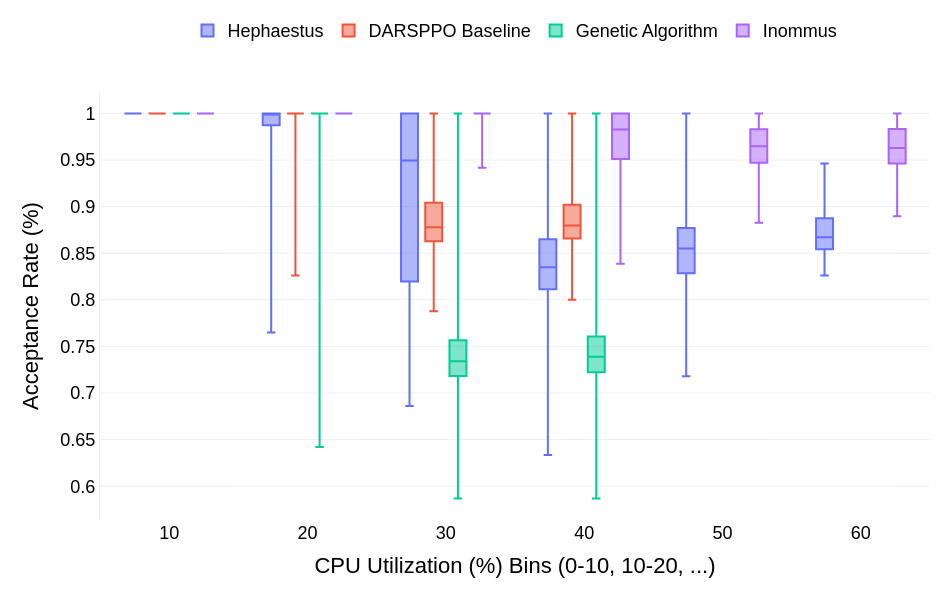

The code cell stored with this chart in its notebook:
### Code cell
# O dicionário de legendas que você já definiu na célula 14
legendas_map = {
    'Kuririn PPO': 'Inommus',
    'DARSPPO': 'DARSPPO Baseline',
    'hephaestus': 'Hephaestus',
    'GA': 'Genetic Algorithm',
}

# Chame a nova função:
metricas = ["latency","acceptance_rate"]

create_binned_boxplot(
    df_full=big_data,
    x_col='cpu_utilization',
    y_col="acceptance_rate",
    alg_col='algorithm',
    legend_map=legendas_map,
    bin_size=10,
    x_multiplier=100.0,  # Converte 0.08 para 8 (para agrupar no bin "10")
    xaxis_title="CPU Utilization (%) Bins (0-10, 10-20, ...)",
    yaxis_title="Acceptance Rate (%)"
)

### Figure 1 — Plotly figure (JSON) as saved in the notebook; plotly's stock layout.template omitted (floating-point values rounded to 4 significant figures; data arrays with more than 128 entries replaced by an {"elided": "..."} marker saying what was removed)
{"data": [{"alignmentgroup": "True", "boxpoints": false, "hovertemplate": "Algorithm=Hephaestus<br>cpu_utilization_bin=%{x}<br>acceptance_rate=%{y}<extra></extra>", "legendgroup": "Hephaestus", "marker": {"color": "#636efa"}, "name": "Hephaestus", "notched": false, "offsetgroup": "Hephaestus", "orientation": "v", "quartilemethod": "exclusive", "showlegend": true, "type": "box", "x": {"elided": "45975 int values"}, "x0": " ", "xaxis": "x", "y": {"elided": "45975 float values"}, "y0": " ", "yaxis": "y"}, {"alignmentgroup": "True", "boxpoints": false, "hovertemplate": "Algorithm=DARSPPO Baseline<br>cpu_utilization_bin=%{x}<br>acceptance_rate=%{y}<extra></extra>", "legendgroup": "DARSPPO Baseline", "marker": {"color": "#EF553B"}, "name": "DARSPPO Baseline", "notched": false, "offsetgroup": "DARSPPO Baseline", "orientation": "v", "quartilemethod": "exclusive", "showlegend": true, "type": "box", "x": {"elided": "22650 int values"}, "x0": " ", "xaxis": "x", "y": {"elided": "22650 float values"}, "y0": " ", "yaxis": "y"}, {"alignmentgroup": "True", "boxpoints": false, "hovertemplate": "Algorithm=Genetic Algorithm<br>cpu_utilization_bin=%{x}<br>acceptance_rate=%{y}<extra></extra>", "legendgroup": "Genetic Algorithm", "marker": {"color": "#00cc96"}, "name": "Genetic Algorithm", "notched": false, "offsetgroup": "Genetic Algorithm", "orientation": "v", "quartilemethod": "exclusive", "showlegend": true, "type": "box", "x": {"elided": "32310 int values"}, "x0": " ", "xaxis": "x", "y": {"elided": "32310 float values"}, "y0": " ", "yaxis": "y"}, {"alignmentgroup": "True", "boxpoints": false, "hovertemplate": "Algorithm=Inommus<br>cpu_utilization_bin=%{x}<br>acceptance_rate=%{y}<extra></extra>", "legendgroup": "Inommus", "marker": {"color": "#ab63fa"}, "name": "Inommus", "notched": false, "offsetgroup": "Inommus", "orientation": "v", "quartilemethod": "exclusive", "showlegend": true, "type": "box", "x": {"elided": "32267 int values"}, "x0": " ", "xaxis": "x", "y": {"elided": "32267 float values"}, "y0": " ", "yaxis": "y"}], "layout": {"boxmode": "group", "font": {"color": "Black", "family": "Arial", "size": 18}, "height": 600, "legend": {"orientation": "h", "title": {}, "tracegroupgap": 0, "x": 0.5, "xanchor": "center", "y": 1.1, "yanchor": "bottom"}, "margin": {"b": 80, "l": 100, "r": 20, "t": 40}, "width": 950, "xaxis": {"anchor": "y", "categoryarray": [10, 20, 30, 40, 50, 60], "categoryorder": "array", "domain": [0, 1], "title": {"text": "CPU Utilization (%) Bins (0-10, 10-20, ...)"}, "type": "category"}, "yaxis": {"anchor": "x", "domain": [0, 1], "showgrid": true, "showline": true, "title": {"text": "Acceptance Rate (%)"}}}}
